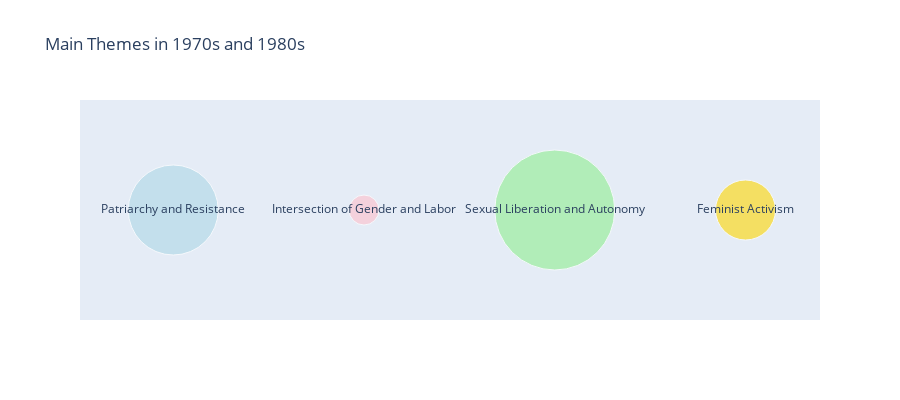

Notebook code cell kept with this figure:
### Markdown cell above
By analysing these movies we can extract 4 main themes: 
1. Patriarchy and Resistance: showcasing women's resistance against societal norms, often through acts of defiance or rebellion.
2. Intersection of Gender and Labor:  focus on women's economic struggles and their fight for labor rights
3. Sexual Liberation and Autonomy: portraying women navigating personal freedoms in restrictive environments
4. Feminist Activism

### Code cell
themes = ["Patriarchy and Resistance", "Intersection of Gender and Labor", "Sexual Liberation and Autonomy", "Feminist Activism"]
weights = [3, 1, 4, 2]
plot_main_themes_bubble_chart(themes, weights, "1970s and 1980s")

### Figure 1 — Plotly figure (JSON) as saved in the notebook; plotly's stock layout.template omitted (floating-point values rounded to 4 significant figures)
{"data": [{"hoverinfo": "text", "marker": {"color": ["lightblue", "pink", "lightgreen", "gold"], "opacity": 0.6, "size": [90, 30, 120, 60]}, "mode": "markers+text", "text": ["Patriarchy and Resistance", "Intersection of Gender and Labor", "Sexual Liberation and Autonomy", "Feminist Activism"], "textposition": "middle center", "type": "scatter", "x": [0, 1, 2, 3], "y": [0, 0, 0, 0]}], "layout": {"height": 400, "showlegend": false, "title": {"text": "Main Themes in 1970s and 1980s"}, "xaxis": {"showgrid": false, "showticklabels": false, "zeroline": false}, "yaxis": {"showgrid": false, "showticklabels": false, "zeroline": false}}}
